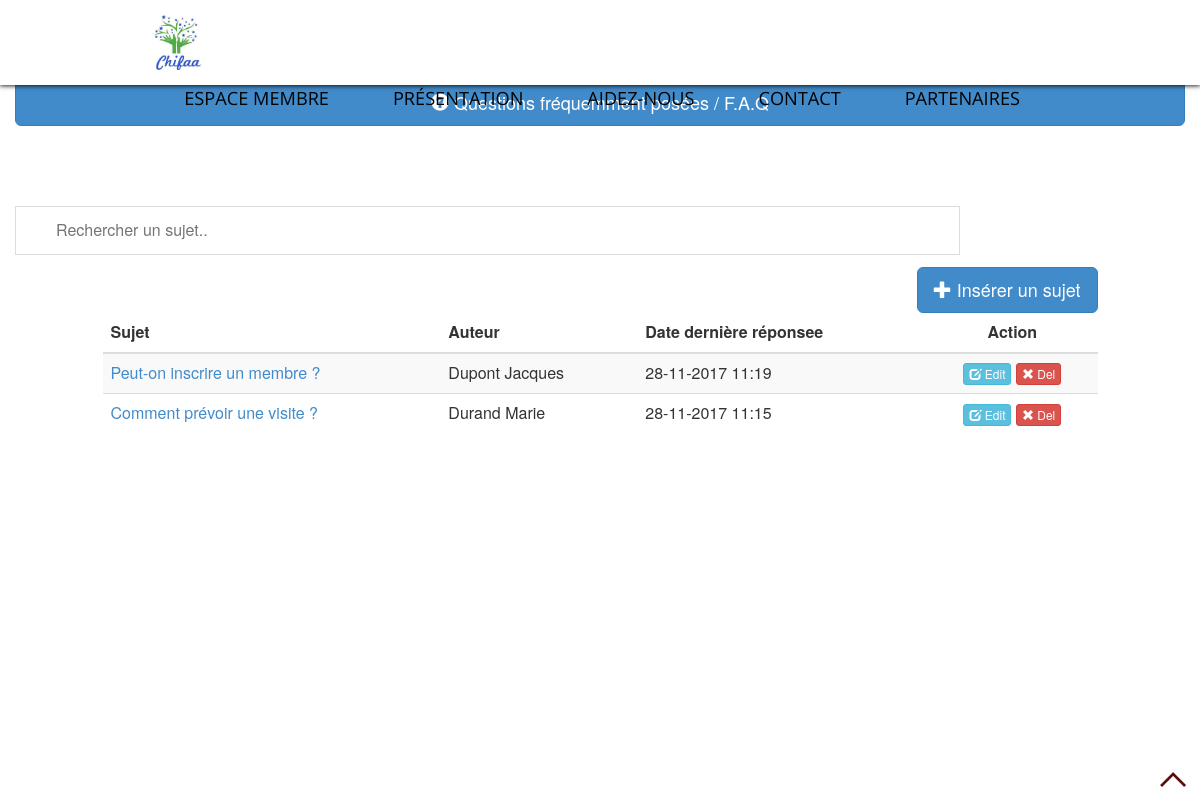
/FAQ.php, run on the app's committed database.
### tables this page shows
CREATE TABLE `forum_sujets` (
  `id` int(6) NOT NULL,
  `auteur` varchar(30) NOT NULL,
  `titre` text NOT NULL,
  `date_derniere_reponse` datetime NOT NULL DEFAULT '0000-00-00 00:00:00'
);

### FAQ.php (the view, shortened to what this page needs)
<html>
    <head>
		<link href="templates/css/bootstrap.min.css" rel="stylesheet" type="text/css" media="all" />
                <link href="templates/fonts" rel="stylesheet"  media="all" />
    </head>
    <body>
         <div class="navigation">
         </div>
          <div class="row">
          <div class="col-lg-12">
           <div class="container">
        <div class="row">
            <a href="FAQ.php" class="btn btn-block btn-lg btn-primary"><span class="glyphicon glyphicon-question-sign"></span> Questions fréquemment posées / F.A.Q</a>
            <div class="row col-md-10 ">
            <input type="text" id="myInput" onkeyup="search()" placeholder="Rechercher un sujet..">
        </div>
        </div>
        </div>
    </div>
          <?php
            try
              {
                 $base = new PDO('mysql:host=localhost;dbname=chifaa;charset=utf8', 'root', '');
            }
                catch (Exception $e)
                {
                 die('Erreur : ' . $e->getMessage());
                }
            $sql =$base->query( 'SELECT id, auteur, titre, date_derniere_reponse FROM forum_sujets ORDER BY date_derniere_reponse DESC');
             ?>
                <div class="row col-md-10 col-md-offset-1 custyle">
                <table class="table table-striped custab" id ="myTable">
                <thead>
                <a href="insert_sujet.php" class="btn btn-lg btn-primary pull-right"><span class="glyphicon glyphicon-plus"></span> Insérer un sujet</a>
                    <tr>
                        <th>Sujet</th>
                        <th>Auteur</th>
                        <th>Date dernière réponsee</th>
                        <th class="text-center">Action</th>
                    </tr>
                 </thead>
            <?php
                        while ($data = $sql->fetch())
                 {
                sscanf($data['date_derniere_reponse'], "%4s-%2s-%2s %2s:%2s:%2s", $annee, $mois, $jour, $heure, $minute, $seconde);
                echo '<tr>';
                echo '<td>';
                echo '<a href="lire_sujet.php?id_sujet_a_lire=' , $data['id'] , '">' , htmlentities(trim($data['titre'])) , '</a>';
                echo '</td><td>';
                echo htmlentities(trim($data['auteur']));
                echo '</td><td>';
                echo $jour , '-' , $mois , '-' , $annee , ' ' , $heure , ':' , $minute;
                  ?>
                </td><td class="text-center"><a class='btn btn-info btn-xs' href="#"><span class="glyphicon glyphicon-edit"></span> Edit</a> <a href="#" class="btn btn-danger btn-xs"><span class="glyphicon glyphicon-remove"></span> Del</a></td>
                </tr>
    <?php
    }
    ?>
        </table>
    </div>
</div>
</body>
</html>

### templates/css/style.css (style rules this page uses)
html,body { font-family: 'Open Sans', sans-serif; background:#e2e2e2; margin: 0; }
body a { transition:0.5s all; -webkit-transition:0.5s all; -moz-transition:0.5s all; -o-transition:0.5s all; -ms-transition:0.5s all; }
.navigation { text-align:center; position:fixed; left:0; right:0; top:0; height:85px; z-index:500; background-color: white; box-shadow:0 0 5px rgba(0,0,0,0.7); }
.navigation img { width: 55px; height: 55px; margin: 15px; margin-left: 150px; float: left; }
.navigation .dropdown { position: relative; display: inline-block; top:8%; }
.navigation a { color:black; font-family:'Open Sans', sans-serif; font-size:1.3em; text-decoration:none; padding :90px 30px 10px; position:relative; text-transform: uppercase; }
.menu { float: right; margin-right: 150px; }
.container:after { content: "\0020"; color: #0000CD ; display: block; height: 0; clear: both; visibility: hidden; }
.clearfix:before, .clearfix:after, .row:before, .row:after { content: '\0020'; display: block; overflow: hidden; visibility: hidden; width: 0; height: 0; }
#toTop { display: none; text-decoration: none; position: fixed; bottom: 10px; right: 10px; overflow: hidden; width: 32px; height: 24px; border: none; text-indent: 100%; background: url(images/arrow.1.png) no-repeat 0px 0px; }

### FAQ.php (style rules this page uses)
#myInput { background-image: url('/css/searchicon.png'); background-position: 10px 12px; background-repeat: no-repeat; width: 100%; font-size: 16px; padding: 12px 20px 12px 40px; border: 1px solid #ddd; margin-bottom: 12px; }

### data on the page
forum_sujets: titre "Peut-on inscrire un membre ?", auteur "Dupont Jacques", minute "19"
forum_sujets: titre "Comment prévoir une visite ?", auteur "Durand Marie", minute "15"
